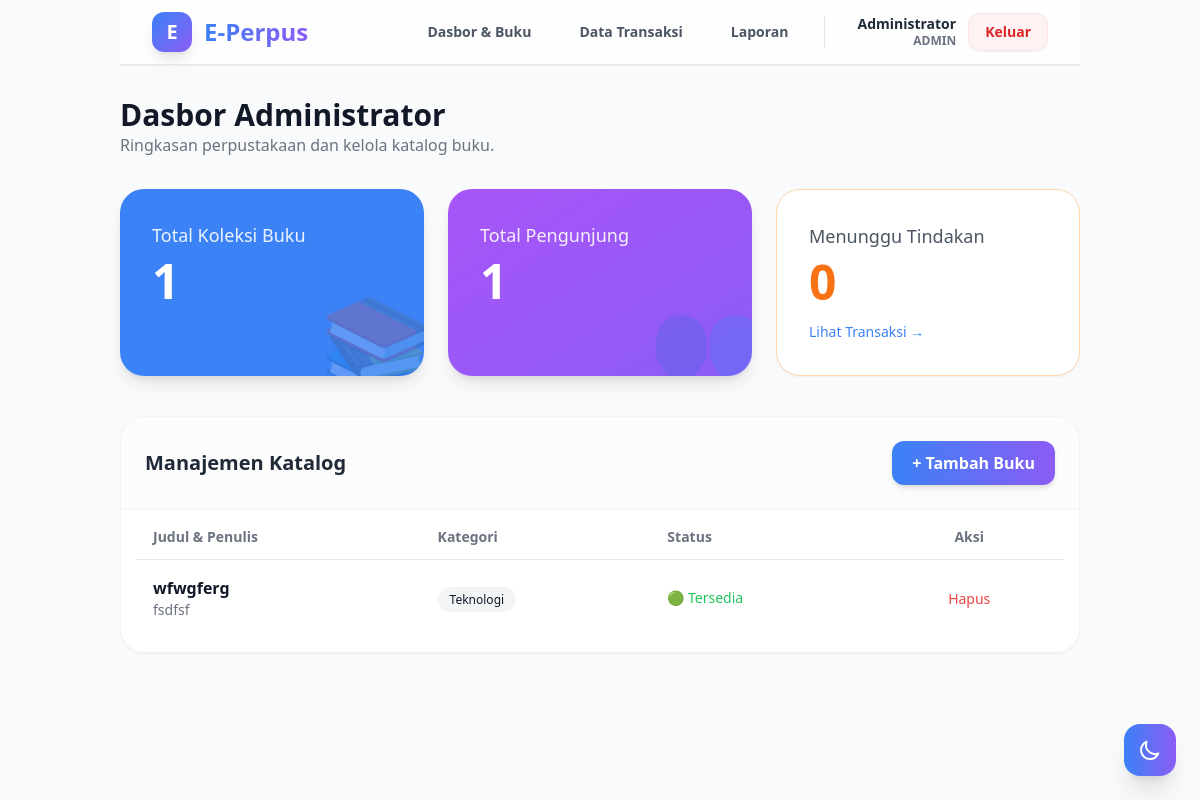
The page /admin/dashboard (signed in) on the database its author committed.
### tables this page shows
CREATE TABLE books
                   (
                       id
                       INTEGER
                       PRIMARY
                       KEY
                       AUTOINCREMENT,
                       title
                       TEXT
                       NOT
                       NULL,
                       author
                       TEXT
                       NOT
                       NULL,
                       category_id
                       INTEGER,
                       description
                       TEXT,
                       cover_image
                       TEXT,
                       qr_code
                       TEXT,
                       is_available
                       BOOLEAN
                       DEFAULT
                       1,
                       FOREIGN
                       KEY
                   (
                       category_id
                   ) REFERENCES categories
                   (
                       id
                   )
                       );

CREATE TABLE categories
                   (
                       id
                       INTEGER
                       PRIMARY
                       KEY
                       AUTOINCREMENT,
                       name
                       TEXT
                       NOT
                       NULL
                   );

### app.py (the view)
@app.route('/admin/dashboard')
def admin_dashboard():
    if session.get('role') != 'admin':
        return redirect(url_for('login'))
    conn = get_db_connection()
    total_books = conn.execute('SELECT COUNT(*) FROM books').fetchone()[0]
    total_users = conn.execute('SELECT COUNT(*) FROM users WHERE role="pengunjung"').fetchone()[0]
    pending_req = conn.execute(
        "SELECT COUNT(*) FROM borrowings WHERE status='menunggu' OR status='menunggu pengembalian'").fetchone()[0]
    books = conn.execute('''
                         SELECT books.*, categories.name as category_name
                         FROM books
                                  LEFT JOIN categories ON books.category_id = categories.id
                         ''').fetchall()
    categories = conn.execute('SELECT * FROM categories').fetchall()
    conn.close()
    return render_template('admin_dashboard.html', books=books, categories=categories,
                           total_books=total_books, total_users=total_users, pending_req=pending_req)

### app.py (called while the page is built)
def get_db_connection():
    conn = sqlite3.connect(DB_PATH)
    conn.row_factory = sqlite3.Row
    return conn

@app.context_processor
def inject_globals():
    unread_count = 0
    wishlist_count = 0
    if 'user_id' in session:
        conn = get_db_connection()
        count_row = conn.execute('SELECT COUNT(*) FROM notifications WHERE user_id = ? AND is_read = 0',
                                 (session['user_id'],)).fetchone()
        if count_row:
            unread_count = count_row[0]
        w_row = conn.execute('SELECT COUNT(*) FROM wishlists WHERE user_id = ?', (session['user_id'],)).fetchone()
        if w_row:
            wishlist_count = w_row[0]
        conn.close()
    return dict(unread_notifications=unread_count, wishlist_count=wishlist_count)

### templates/admin_dashboard.html (shortened to what this page needs)
{% extends "base.html" %}
{% block content %}
{% include "navbar.html" %}
<div class="mb-8 flex justify-between items-center">
    <div>
        <h1 class="text-3xl font-extrabold text-gray-900 dark:text-white">Dasbor Administrator</h1>
        <p class="text-gray-500">Ringkasan perpustakaan dan kelola katalog buku.</p>
    </div>
</div>
<div class="grid grid-cols-1 md:grid-cols-3 gap-6 mb-10">
    <div class="bg-gradient-to-br from-blue-500 to-primary text-white p-8 rounded-3xl shadow-lg relative overflow-hidden">
        <div class="absolute -right-4 -bottom-4 text-white/20 text-8xl">📚</div>
        <h3 class="text-lg font-medium opacity-90 relative z-10">Total Koleksi Buku</h3>
        <p class="text-5xl font-extrabold mt-2 relative z-10">{{ total_books }}</p>
    </div>
    <div class="bg-gradient-to-br from-purple-500 to-secondary text-white p-8 rounded-3xl shadow-lg relative overflow-hidden">
        <div class="absolute -right-4 -bottom-4 text-white/20 text-8xl">👥</div>
        <h3 class="text-lg font-medium opacity-90 relative z-10">Total Pengunjung</h3>
        <p class="text-5xl font-extrabold mt-2 relative z-10">{{ total_users }}</p>
    </div>
    <div class="bg-white dark:bg-gray-800 p-8 rounded-3xl shadow-sm border border-orange-200 dark:border-gray-700 relative overflow-hidden">
        <h3 class="text-lg font-medium text-gray-600 dark:text-gray-400">Menunggu Tindakan</h3>
        <p class="text-5xl font-extrabold mt-2 text-orange-500">{{ pending_req }}</p>
        <a href="{{ url_for('admin_borrowings') }}" class="mt-4 inline-block text-sm text-primary hover:underline font-medium">Lihat Transaksi →</a>
    </div>
</div>
<div class="bg-white dark:bg-gray-800 rounded-3xl shadow-sm border border-gray-100 dark:border-gray-700 overflow-hidden">
    <div class="p-6 border-b border-gray-100 dark:border-gray-700 flex justify-between items-center bg-gray-50/50 dark:bg-gray-800/50">
        <h2 class="text-xl font-bold text-gray-800 dark:text-white">Manajemen Katalog</h2>
        <button onclick="document.getElementById('modalTambah').classList.remove('hidden')" class="bg-gradient-to-r from-primary to-secondary text-white px-5 py-2.5 rounded-xl font-bold shadow-md hover:shadow-lg transition">
            + Tambah Buku
        </button>
    </div>
    <div class="overflow-x-auto p-4">
        <table class="w-full text-left">
            <thead>
                <tr class="text-gray-500 dark:text-gray-400 text-sm border-b dark:border-gray-700">
                    <th class="pb-3 px-4">Judul & Penulis</th>
                    <th class="pb-3 px-4">Kategori</th>
                    <th class="pb-3 px-4">Status</th>
                    <th class="pb-3 px-4 text-center">Aksi</th>
                </tr>
            </thead>
            <tbody class="divide-y divide-gray-100 dark:divide-gray-700">
                {% for book in books %}
                <tr class="hover:bg-gray-50 dark:hover:bg-gray-700/50 transition">
                    <td class="py-4 px-4">
                        <p class="font-bold text-gray-900 dark:text-white">{{ book.title }}</p>
                        <p class="text-sm text-gray-500">{{ book.author }}</p>
                    </td>
                    <td class="py-4 px-4"><span class="bg-gray-100 dark:bg-gray-700 px-3 py-1 rounded-full text-xs font-medium">{{ book.category_name }}</span></td>
                    <td class="py-4 px-4">
                        {% if book.is_available %}
                            <span class="text-green-500 font-medium text-sm flex items-center gap-1">🟢 Tersedia</span>
                        {% else %}
                            <span class="text-red-500 font-medium text-sm flex items-center gap-1">🔴 Dipinjam</span>
                        {% endif %}
                    </td>
                    <td class="py-4 px-4 text-center">
                        <a href="{{ url_for('delete_book', id=book.id) }}" onclick="return confirm('Yakin hapus buku ini?')" class="text-red-500 hover:bg-red-50 p-2 rounded-lg transition font-medium text-sm">Hapus</a>
                    </td>
                </tr>
                {% endfor %}
            </tbody>
        </table>
    </div>
</div>
{% endblock %}

### rows shown on the page
books: title "wfwgferg", author "fsdfsf", category_name "Teknologi", is_available "🟢 Tersedia"

### other values the page prints
{{ session.get('full_name', 'User') }} "Administrator"
{{ session.get('role', '') }} "ADMIN"
{{ total_books }} "1"
{{ total_users }} "1"
{{ pending_req }} "0"
